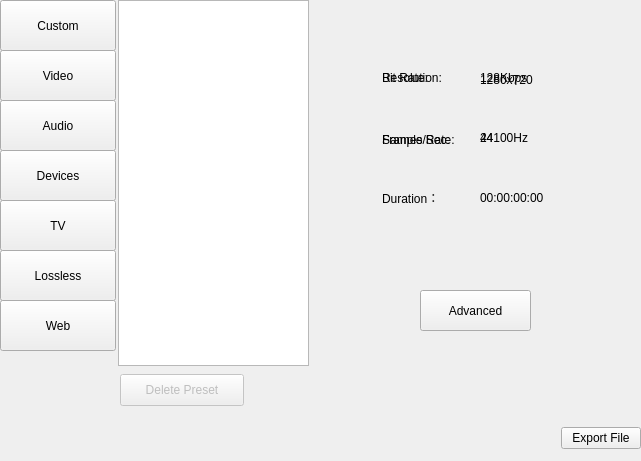
<?xml version="1.0" encoding="UTF-8"?>
<ui version="4.0">
 <class>EncodeDock</class>
 <widget class="QDockWidget" name="EncodeDock">
  <property name="windowModality">
   <enum>Qt::NonModal</enum>
  </property>
  <property name="geometry">
   <rect>
    <x>0</x>
    <y>0</y>
    <width>641</width>
    <height>461</height>
   </rect>
  </property>
  <property name="sizePolicy">
   <sizepolicy hsizetype="Fixed" vsizetype="Fixed">
    <horstretch>0</horstretch>
    <verstretch>0</verstretch>
   </sizepolicy>
  </property>
  <property name="minimumSize">
   <size>
    <width>641</width>
    <height>461</height>
   </size>
  </property>
  <property name="maximumSize">
   <size>
    <width>641</width>
    <height>461</height>
   </size>
  </property>
  <property name="windowIcon">
   <iconset theme="media-record">
    <normaloff>:/icons/oxygen/32x32/actions/media-record.png</normaloff>:/icons/oxygen/32x32/actions/media-record.png</iconset>
  </property>
  <property name="features">
   <set>QDockWidget::NoDockWidgetFeatures</set>
  </property>
  <property name="allowedAreas">
   <set>Qt::LeftDockWidgetArea|Qt::RightDockWidgetArea</set>
  </property>
  <property name="windowTitle">
   <string>Export</string>
  </property>
  <widget class="QWidget" name="dockWidgetContents">
   <property name="layoutDirection">
    <enum>Qt::LeftToRight</enum>
   </property>
   <widget class="QPushButton" name="advancedButton">
    <property name="geometry">
     <rect>
      <x>420</x>
      <y>290</y>
      <width>111</width>
      <height>41</height>
     </rect>
    </property>
    <property name="text">
     <string>Advanced</string>
    </property>
   </widget>
   <widget class="QLabel" name="resolutionLabel">
    <property name="geometry">
     <rect>
      <x>382</x>
      <y>70</y>
      <width>81</width>
      <height>16</height>
     </rect>
    </property>
    <property name="text">
     <string>Resolution:</string>
    </property>
    <property name="alignment">
     <set>Qt::AlignLeading|Qt::AlignLeft|Qt::AlignVCenter</set>
    </property>
   </widget>
   <widget class="QLabel" name="fpsLabel">
    <property name="geometry">
     <rect>
      <x>382</x>
      <y>130</y>
      <width>81</width>
      <height>20</height>
     </rect>
    </property>
    <property name="text">
     <string>Frames/Sec:</string>
    </property>
    <property name="alignment">
     <set>Qt::AlignLeading|Qt::AlignLeft|Qt::AlignVCenter</set>
    </property>
   </widget>
   <widget class="QLabel" name="durationLabel">
    <property name="geometry">
     <rect>
      <x>382</x>
      <y>190</y>
      <width>58</width>
      <height>16</height>
     </rect>
    </property>
    <property name="text">
     <string>Duration：</string>
    </property>
   </widget>
   <widget class="QWidget" name="widget_bottom_toolbar" native="true">
    <property name="enabled">
     <bool>true</bool>
    </property>
    <property name="geometry">
     <rect>
      <x>0</x>
      <y>410</y>
      <width>641</width>
      <height>56</height>
     </rect>
    </property>
    <property name="sizePolicy">
     <sizepolicy hsizetype="Preferred" vsizetype="Fixed">
      <horstretch>0</horstretch>
      <verstretch>0</verstretch>
     </sizepolicy>
    </property>
    <property name="minimumSize">
     <size>
      <width>0</width>
      <height>56</height>
     </size>
    </property>
    <property name="autoFillBackground">
     <bool>false</bool>
    </property>
    <layout class="QHBoxLayout" name="horizontalLayout_19">
     <item>
      <spacer name="horizontalSpacer">
       <property name="orientation">
        <enum>Qt::Horizontal</enum>
       </property>
       <property name="sizeHint" stdset="0">
        <size>
         <width>40</width>
         <height>20</height>
        </size>
       </property>
      </spacer>
     </item>
     <item>
      <widget class="QPushButton" name="encodeButton">
       <property name="text">
        <string>Export File</string>
       </property>
      </widget>
     </item>
    </layout>
   </widget>
   <widget class="QPushButton" name="webFormat">
    <property name="geometry">
     <rect>
      <x>0</x>
      <y>300</y>
      <width>116</width>
      <height>51</height>
     </rect>
    </property>
    <property name="text">
     <string>Web</string>
    </property>
    <property name="checkable">
     <bool>true</bool>
    </property>
    <property name="checked">
     <bool>false</bool>
    </property>
   </widget>
   <widget class="QLabel" name="resolutionValue">
    <property name="geometry">
     <rect>
      <x>480</x>
      <y>70</y>
      <width>91</width>
      <height>20</height>
     </rect>
    </property>
    <property name="text">
     <string>1280x720</string>
    </property>
    <property name="alignment">
     <set>Qt::AlignLeading|Qt::AlignLeft|Qt::AlignVCenter</set>
    </property>
   </widget>
   <widget class="QLabel" name="fpsValue">
    <property name="geometry">
     <rect>
      <x>480</x>
      <y>130</y>
      <width>71</width>
      <height>16</height>
     </rect>
    </property>
    <property name="text">
     <string>24</string>
    </property>
    <property name="alignment">
     <set>Qt::AlignLeading|Qt::AlignLeft|Qt::AlignVCenter</set>
    </property>
   </widget>
   <widget class="QLabel" name="durationValue">
    <property name="geometry">
     <rect>
      <x>480</x>
      <y>190</y>
      <width>91</width>
      <height>16</height>
     </rect>
    </property>
    <property name="text">
     <string>00:00:00:00</string>
    </property>
    <property name="alignment">
     <set>Qt::AlignLeading|Qt::AlignLeft|Qt::AlignVCenter</set>
    </property>
   </widget>
   <widget class="QListView" name="presetsList">
    <property name="geometry">
     <rect>
      <x>118</x>
      <y>0</y>
      <width>191</width>
      <height>366</height>
     </rect>
    </property>
    <property name="alternatingRowColors">
     <bool>false</bool>
    </property>
   </widget>
   <widget class="QLabel" name="bitrateLabel">
    <property name="geometry">
     <rect>
      <x>382</x>
      <y>70</y>
      <width>60</width>
      <height>16</height>
     </rect>
    </property>
    <property name="text">
     <string>Bit Rate:</string>
    </property>
    <property name="alignment">
     <set>Qt::AlignLeading|Qt::AlignLeft|Qt::AlignVCenter</set>
    </property>
   </widget>
   <widget class="QLabel" name="bitrateValue">
    <property name="geometry">
     <rect>
      <x>480</x>
      <y>70</y>
      <width>60</width>
      <height>16</height>
     </rect>
    </property>
    <property name="text">
     <string>128Kbps</string>
    </property>
   </widget>
   <widget class="QLabel" name="sampleRateLabel">
    <property name="geometry">
     <rect>
      <x>382</x>
      <y>130</y>
      <width>81</width>
      <height>20</height>
     </rect>
    </property>
    <property name="text">
     <string>Sample Rate:</string>
    </property>
    <property name="alignment">
     <set>Qt::AlignLeading|Qt::AlignLeft|Qt::AlignVCenter</set>
    </property>
   </widget>
   <widget class="QLabel" name="sampleRateValue">
    <property name="geometry">
     <rect>
      <x>480</x>
      <y>130</y>
      <width>60</width>
      <height>16</height>
     </rect>
    </property>
    <property name="text">
     <string>44100Hz</string>
    </property>
   </widget>
   <widget class="QPushButton" name="removePresetButton">
    <property name="enabled">
     <bool>false</bool>
    </property>
    <property name="geometry">
     <rect>
      <x>120</x>
      <y>374</y>
      <width>124</width>
      <height>32</height>
     </rect>
    </property>
    <property name="toolTip">
     <string>Delete currently selected( preset</string>
    </property>
    <property name="text">
     <string>Delete Preset</string>
    </property>
   </widget>
   <widget class="QPushButton" name="customFormat">
    <property name="enabled">
     <bool>true</bool>
    </property>
    <property name="geometry">
     <rect>
      <x>0</x>
      <y>0</y>
      <width>116</width>
      <height>51</height>
     </rect>
    </property>
    <property name="toolTip">
     <string>Delete currently selected( preset</string>
    </property>
    <property name="text">
     <string>Custom</string>
    </property>
    <property name="checkable">
     <bool>true</bool>
    </property>
   </widget>
   <widget class="QPushButton" name="videoFormat">
    <property name="enabled">
     <bool>true</bool>
    </property>
    <property name="geometry">
     <rect>
      <x>0</x>
      <y>50</y>
      <width>116</width>
      <height>51</height>
     </rect>
    </property>
    <property name="toolTip">
     <string>Delete currently selected( preset</string>
    </property>
    <property name="text">
     <string>Video</string>
    </property>
    <property name="checkable">
     <bool>true</bool>
    </property>
   </widget>
   <widget class="QPushButton" name="audioFormat">
    <property name="enabled">
     <bool>true</bool>
    </property>
    <property name="geometry">
     <rect>
      <x>0</x>
      <y>100</y>
      <width>116</width>
      <height>51</height>
     </rect>
    </property>
    <property name="toolTip">
     <string>Delete currently selected( preset</string>
    </property>
    <property name="text">
     <string>Audio</string>
    </property>
    <property name="checkable">
     <bool>true</bool>
    </property>
   </widget>
   <widget class="QPushButton" name="deviceFormat">
    <property name="enabled">
     <bool>true</bool>
    </property>
    <property name="geometry">
     <rect>
      <x>0</x>
      <y>150</y>
      <width>116</width>
      <height>51</height>
     </rect>
    </property>
    <property name="toolTip">
     <string>Delete currently selected( preset</string>
    </property>
    <property name="text">
     <string>Devices</string>
    </property>
    <property name="checkable">
     <bool>true</bool>
    </property>
   </widget>
   <widget class="QPushButton" name="tvFormat">
    <property name="enabled">
     <bool>true</bool>
    </property>
    <property name="geometry">
     <rect>
      <x>0</x>
      <y>200</y>
      <width>116</width>
      <height>51</height>
     </rect>
    </property>
    <property name="toolTip">
     <string>Delete currently selected( preset</string>
    </property>
    <property name="text">
     <string>TV</string>
    </property>
    <property name="checkable">
     <bool>true</bool>
    </property>
   </widget>
   <widget class="QPushButton" name="losslessFormat">
    <property name="enabled">
     <bool>true</bool>
    </property>
    <property name="geometry">
     <rect>
      <x>0</x>
      <y>250</y>
      <width>116</width>
      <height>51</height>
     </rect>
    </property>
    <property name="toolTip">
     <string>Delete currently selected( preset</string>
    </property>
    <property name="text">
     <string>Lossless</string>
    </property>
    <property name="checkable">
     <bool>true</bool>
    </property>
   </widget>
  </widget>
 </widget>
 <resources/>
 <connections/>
</ui>
